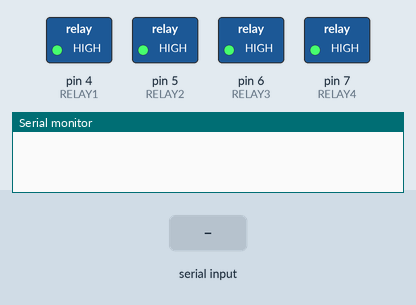
Simulated run of this sketch. Board: Arduino Uno, built with avr-gcc and run on an emulated ATmega328P. On the bench: switched loads named in the sketch (green lamp = pin HIGH), the last lines printed to the serial monitor. Inputs (shaded band) come from the test bench.

Above: at 1.2 s.
1.3 s: "30,150\n" received over Serial
At 1.7 s:
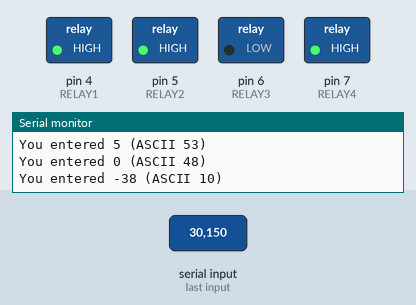
2.8 s: "90,45\n" received over Serial
At 3.2 s:
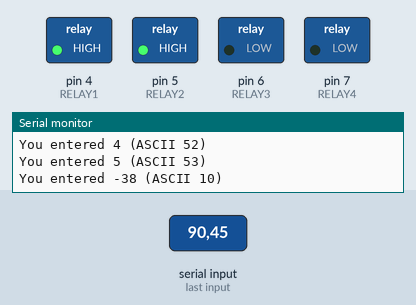
4.3 s: byte 51 (51) received over Serial
At 5.2 s:
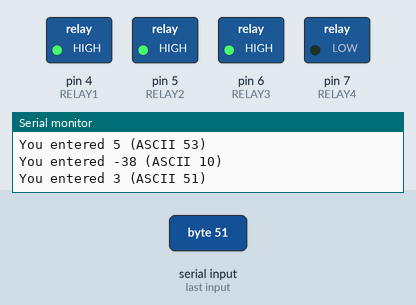
5.8 s: byte 50 (50) received over Serial
At 6.4 s:
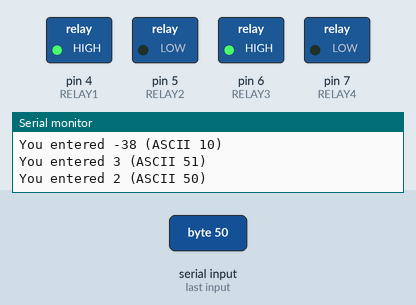
7.3 s: byte 52 (52) received over Serial
At 8.5 s:
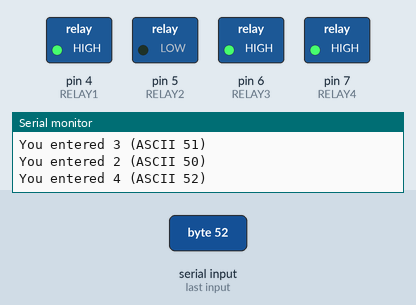
8.8 s: byte 49 (49) received over Serial
At 9.8 s:
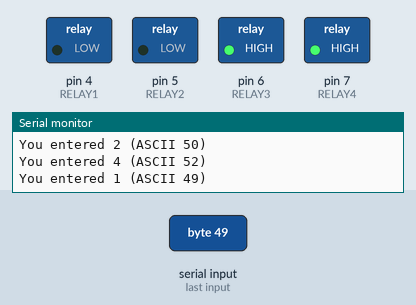
Timing chart, 0 to 11.3 s (numbered marks = the images above; inputs shaded):
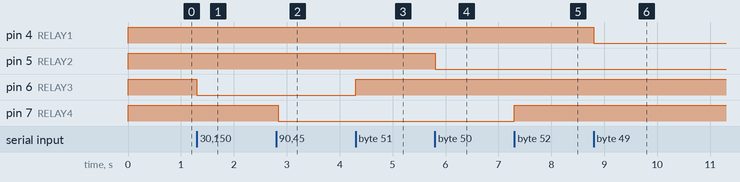

The sketch:

socket_relay.ino
```cpp
#define RELAY1  4
#define RELAY2  5
#define RELAY3  6
#define RELAY4  7

int input;
bool debug = false; // all relays write HIGH
bool pwr = true;

void setup() {

  Serial.begin(9600);

  pinMode(RELAY1, OUTPUT);
  pinMode(RELAY2, OUTPUT);
  pinMode(RELAY3, OUTPUT);
  pinMode(RELAY4, OUTPUT);

  digitalWrite(RELAY1,HIGH);
  digitalWrite(RELAY2,HIGH);
  digitalWrite(RELAY3,HIGH);
  digitalWrite(RELAY4,HIGH);

}

void loop() {
  if(debug) {
    digitalWrite(RELAY1,HIGH);
    digitalWrite(RELAY2,HIGH);
    digitalWrite(RELAY3,HIGH);
    digitalWrite(RELAY4,HIGH);
  }

  else {
    if(Serial.available() > 0) {
      input = Serial.read();
      Serial.print("You entered ");
      Serial.print(input - 48);
      Serial.print(" (ASCII ");
      Serial.print(input);
      Serial.println(")");

      if(pwr) {
        pwr = false;

        if(input == 49) { // ASCII 48 = 1
          digitalWrite(RELAY1,LOW);
        }
        else if(input == 50) {
          digitalWrite(RELAY2,LOW);
        }
        else if(input == 51) {
          digitalWrite(RELAY3,LOW);
        }
        else if(input == 52) {
          digitalWrite(RELAY4,LOW);
        }
      }

      else {
        pwr = true;
        if(input == 49) {
          digitalWrite(RELAY1,HIGH);
        }
        else if(input == 50) {
          digitalWrite(RELAY2,HIGH);
        }
        else if(input == 51) {
          digitalWrite(RELAY3,HIGH);
        }
        else if(input == 52) {
          digitalWrite(RELAY4,HIGH);
        }
      }
    }
  }
}
```

Measured:
- after the input at 1.3 s, pin 6 (RELAY3): HIGH → LOW at once
- after the input at 2.8 s, pin 7 (RELAY4): HIGH → LOW at once
- after the input at 4.3 s, pin 6 (RELAY3): LOW → HIGH at once
- after the input at 5.8 s, pin 5 (RELAY2): HIGH → LOW at once
- after the input at 7.3 s, pin 7 (RELAY4): LOW → HIGH at once
- after the input at 8.8 s, pin 4 (RELAY1): HIGH → LOW at once
